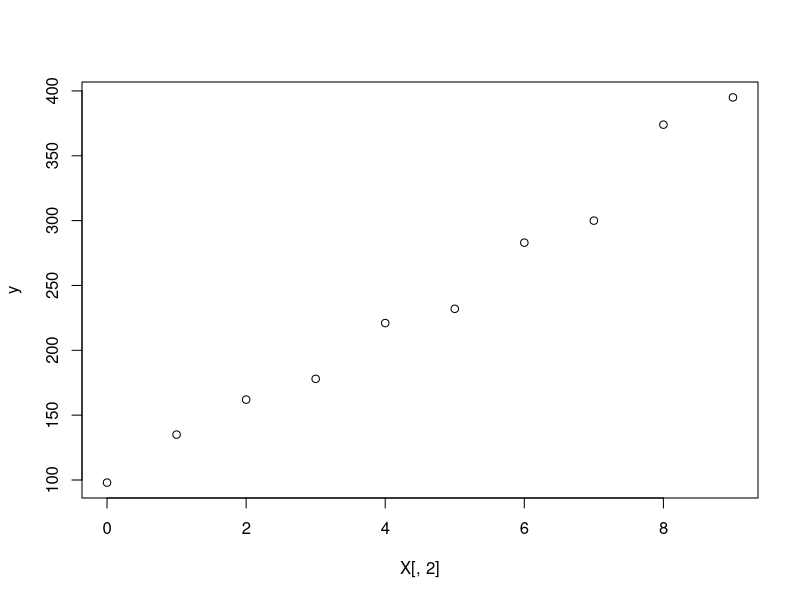
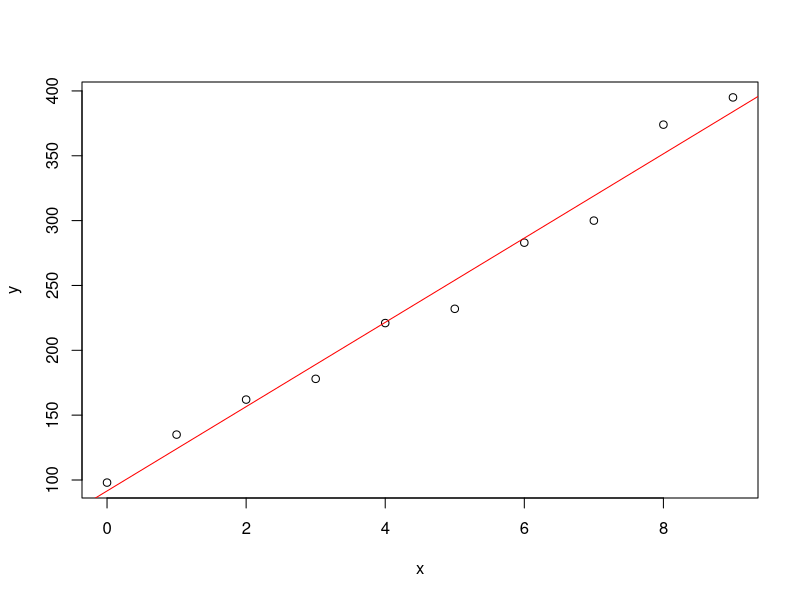
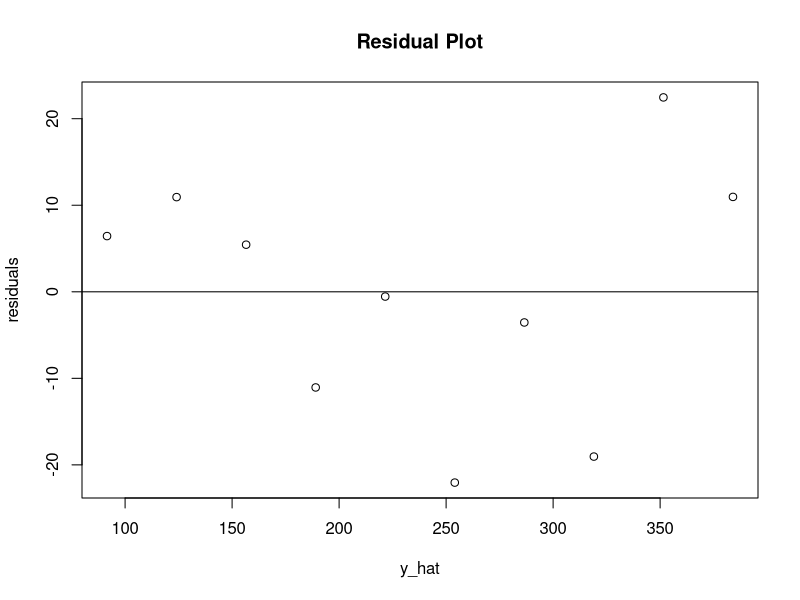
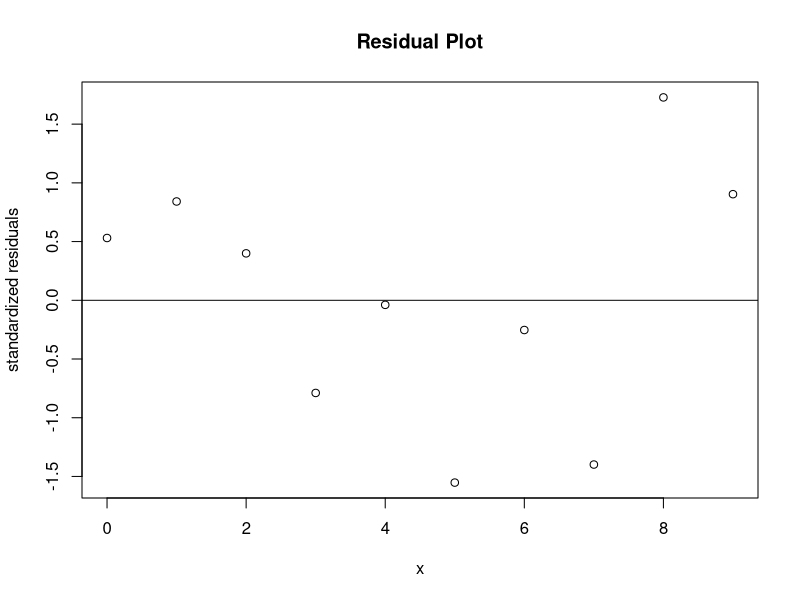
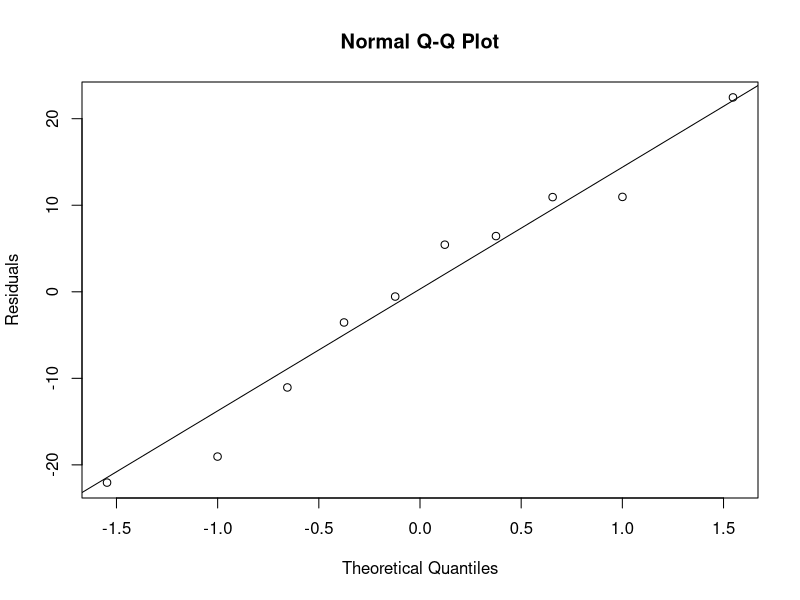
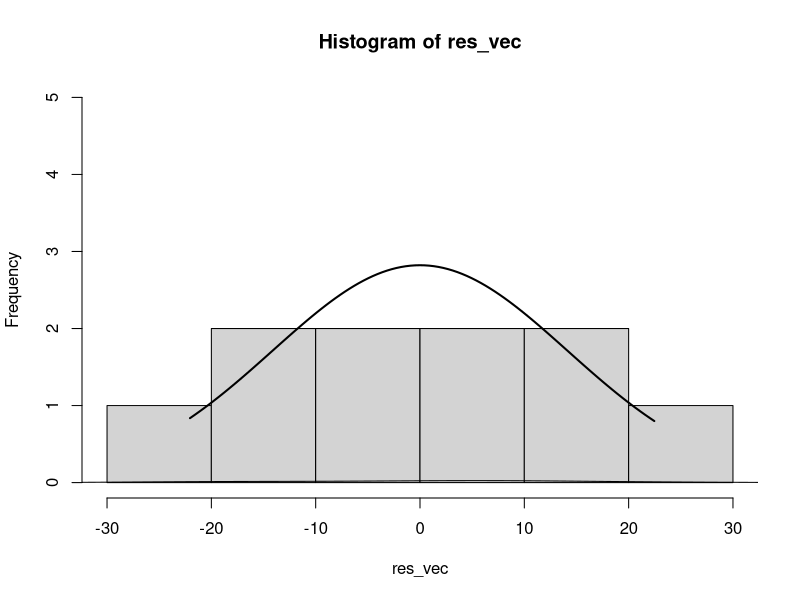

These charts were generated, in order, by the following R code:
## ---- chunk 1
knitr::opts_chunk$set(echo = TRUE, tidy.opts=list(width.cutoff=60),tidy=TRUE,fig.height = 4.4, fig.width = 6, fig.align = 'center')
## ---- chunk 2
suppressPackageStartupMessages(library(knitr))
suppressPackageStartupMessages(library(formatR))
suppressPackageStartupMessages(library(tidyverse))
suppressPackageStartupMessages(library(Matrix))
suppressPackageStartupMessages(library(lmtest))
suppressPackageStartupMessages(library(car))
suppressPackageStartupMessages(library(kableExtra))
## ---- chunk 3
#creating a nice looking table 
x <- c(0:9)
X <- cbind(rep(x = 1,10),x)
y <- c(98,135,162,178,221,232,283,300,374,395)
dtatbl <- data.frame(rbind(x,y))
names(dtatbl) <- c("t1", "t2", "t3", "t4", "t5", "t6", "t7", "t8", "t9", "t10")
tbl <- (kable(dtatbl))
tbl <-column_spec(tbl,1, border_left = T)
tbl <-column_spec(tbl,11, border_right = T)
tbl
## ---- chunk 4
#Scatterplot of our data
plot(X[,2],y)
## ---- chunk 5
n <- length(y)
xtxi<-solve(t(X)%*%X)
beta <- xtxi%*%t(X)%*%y
vhat <- (t(y-X%*%beta)%*%(y-X%*%beta))/(n-length(xtxi[,1]))
Vbeta <- c((vhat/n)+(vhat*(mean(x)^2))/(t(x-mean(x))%*%(x-mean(x))), (vhat/(t(x-mean(x))%*%(x-mean(x)))))
SEbeta <- c(sqrt(Vbeta[1]), sqrt(Vbeta[2]))
## ---- chunk 6
plot(x,y)
abline(a = beta[1], b = beta[2], col="red")
y_hat <- beta[1] + x*beta[2]
res_vec <- y - y_hat
res_mat <- data.frame(cbind(y,x,y_hat,res_vec))
res_mat <- arrange(res_mat, x)
plot(y_hat,res_vec, main = "Residual Plot", ylab = "residuals")
abline(h=0)
## ---- chunk 7
hatmat <- X%*%xtxi%*%t(X)
hatdiag <- diag(hatmat)
vres <- (res_vec%*%res_vec)/(n-length(xtxi[,1]))
stdres <- res_vec/(sqrt(c(vres))*sqrt(1-hatdiag))
plot(x,stdres, main = "Residual Plot", ylab = "standardized residuals")
abline(h=0)
## ---- chunk 8
sqres <- res_vec^2
delta <- xtxi%*%t(X)%*%sqres
ss_resreg <- sum((delta[1] + x*delta[2] - mean(sqres))^2)
ss_resreg_df <- length(xtxi[,1])-1
ss_reserr <- sum((sqres - delta[1] - x*delta[2])^2)
ss_reserr_df <- n - length(xtxi[,1])
bp_stat <- (ss_resreg/(ss_resreg_df))/(ss_reserr/ss_reserr_df)
bp_lmstat <- n*ss_resreg/(ss_resreg+ss_reserr)
pbplm <- pchisq(bp_lmstat, ss_resreg_df, lower.tail = F)
pbpf <- pf(bp_stat, ss_resreg_df, ss_reserr_df, lower.tail = F)
## ---- chunk 9
#First we divide our data into groups
res_vec_low <- res_mat$res_vec[1:5]
res_vec_high <- res_mat$res_vec[6:10]
rvl_mat <- data.frame(cbind(res_vec_low,1))
names(rvl_mat) <- c("residuals", "group")
rvh_mat <- data.frame(cbind(res_vec_high,2))
names(rvh_mat) <- c("residuals", "group")
rv_mat <- rbind(rvl_mat,rvh_mat)
rv_mat$group <- as.factor(rv_mat$group)
ng1 <- length(res_vec_low)
ng2 <- length(res_vec_high)
mrl <- median(res_vec_low)
mrh <- median(res_vec_high)
dg1 <- abs(res_vec_low - mrl)
dg2 <- abs(res_vec_high - mrh)
sbf <- (sum((dg1 - mean(dg1))^2) + sum((dg2 - mean(dg2))^2))/(n-2)
tbf <- (mean(dg1) - mean(dg2))/(sqrt(sbf)*sqrt(1/ng1 + 1/ng2))
  if (tbf >0) {
    bftstat <- pt(tbf,n-2, lower.tail = F)*2
  } else {
    bftstat <- pt(tbf,n-2, lower.tail = T)*2
  }
leveneTest(lm(residuals ~ group, data = rv_mat))
## ---- chunk 10
dw <- sum((diff(res_vec))^2)/sum(sqres)
## ---- chunk 11
runs_mat <- data.frame(cbind(res_vec, y_hat))
runs_mat <- arrange(runs_mat, y_hat)
r = 1
rplus = 0
rminus = 0
for (i in seq(1,length(res_vec), by = 1)) {
  if (i!=1) {
    if (sign(runs_mat[i,1])==sign(runs_mat[i-1,1])) {
      r = r
    } else {
      r = r + 1
    }
  }
  if (sign(runs_mat[i,1])>0) {
    rplus = rplus + 1
  }
  if (sign(runs_mat[i,1])<0) {
    rminus = rminus + 1
  }
}
## ---- chunk 12
qqnorm(res_vec, ylab="Residuals")
qqline(res_vec)
## ---- chunk 13
#Importing the Shapiro-Wilk coefficients for a sample of size n = 10
a <- c(-0.5739, -0.3291, -0.2141, -0.1224, -0.0399, 0.0399, 0.1224, 0.2141, 0.3291, 0.5739)
w <- sort(res_vec)
#Computing the Shapiro-Wilk test statistic
sw <- (sum(a*(w-mean(w)))^2)/(sum((w - mean(w))^2))
## ---- chunk 14
h <- hist(res_vec, ylim = c(0,length(res_vec)/2))
lines(density(res_vec))
xfit <- seq(min(res_vec), max(res_vec), length = 100) 
yfit <- dnorm(xfit, mean = mean(res_vec), sd = sd(res_vec)) 
yfit <- yfit * diff(h$mids[1:2]) * length(res_vec) 
lines(xfit, yfit, col = "black", lwd = 2)
## ---- chunk 15
#Entering the Data
x<-c(1,0,2,0,3,1,0,1,2,0)
X <- cbind(1,x)
y<-c(16,9,17,12,22,13,8,15,19,11)

#Q1a
n <- length(y)
xtxi<-solve(t(X)%*%X)
beta <- xtxi%*%t(X)%*%y
vhat <- (t(y-X%*%beta)%*%(y-X%*%beta))/(n-2)
Vbeta <- c((vhat/n)+(vhat*(mean(x)^2))/(t(x-mean(x))%*%(x-mean(x))), (vhat/(t(x-mean(x))%*%(x-mean(x)))))
SEbeta <- c(sqrt(Vbeta[1]), sqrt(Vbeta[2]))
## ---- chunk 16
#Q2a
#manual confint
tv<-qt(0.975,n-2)
cilow.beta0<-beta[1]-tv*SEbeta[1]
ciupp.beta0<-beta[1]+tv*SEbeta[1]
cilow.beta1<-beta[2]-tv*SEbeta[2]
ciupp.beta1<-beta[2]+tv*SEbeta[2]
## ---- chunk 17
#we begin by sorting our data to easily identify duplicates
anv_dat <- data.frame(cbind(y,X))
anv_dat <- arrange(anv_dat, anv_dat$x)
anv_dat$y_hat <- beta[1]+beta[2]*anv_dat$x
ssr_lof <- sum((mean(anv_dat$y[anv_dat$x==0])-anv_dat$y_hat[anv_dat$x==0])^2)+sum((mean(anv_dat$y[anv_dat$x==1])-anv_dat$y_hat[anv_dat$x==1])^2)+sum((mean(anv_dat$y[anv_dat$x==2])-anv_dat$y_hat[anv_dat$x==2])^2)+sum((mean(anv_dat$y[anv_dat$x==3])-anv_dat$y_hat[anv_dat$x==3])^2)
sst_pe <- sum((mean(anv_dat$y[anv_dat$x==0])-anv_dat$y[anv_dat$x==0])^2)+sum((mean(anv_dat$y[anv_dat$x==1])-anv_dat$y[anv_dat$x==1])^2)+sum((mean(anv_dat$y[anv_dat$x==2])-anv_dat$y[anv_dat$x==2])^2)+sum((mean(anv_dat$y[anv_dat$x==3])-anv_dat$y[anv_dat$x==3])^2)
sse_anv <- sum((anv_dat$y[anv_dat$x==0]-anv_dat$y_hat[anv_dat$x==0])^2)+sum((anv_dat$y[anv_dat$x==1]-anv_dat$y_hat[anv_dat$x==1])^2)+sum((anv_dat$y[anv_dat$x==2]-anv_dat$y_hat[anv_dat$x==2])^2)+sum((anv_dat$y[anv_dat$x==3]-anv_dat$y_hat[anv_dat$x==3])^2)
fstat <- (ssr_lof/(length(unique(anv_dat$x))-length(xtxi[,1])))/(sst_pe/(n - length(unique(anv_dat$x))))
fstatp <- pf(fstat, (length(unique(anv_dat$x))-length(xtxi[,1])), (n - length(unique(anv_dat$x))), lower.tail = F)
## ---- chunk 18
btstrp_mat <- data.frame(matrix(NA, nrow = 1000, ncol = 1))
for (i in 1:1000) {
  id <- sample(1:10, 10, replace = T)
  bs_mat <- res_mat[id,c(1:2)]
  row.names(bs_mat) <- NULL
  x_bs <- bs_mat$x
  y_bs <- bs_mat$y
  X_bs <- cbind(rep(x = 1,10),x_bs)
  n <- length(y_bs)
  xtxi_bs<-solve(t(X_bs)%*%X_bs)
  beta_bs <- xtxi_bs%*%t(X_bs)%*%y_bs
  btstrp_mat[i,1] <- beta_bs[2]
}
names(btstrp_mat) <- c("beta")
cint_bs <- quantile(btstrp_mat$beta, probs = c(0.025, 0.975))

## ---- chunk 19
bpbf_mat <- data.frame(matrix(NA, nrow = 2, ncol = 7))
row.names(bpbf_mat) <- c("statistic", "p-value")
names(bpbf_mat) <- c("BP", "BF1", "BF2", "BF3", "BF4", "BF5", "BF6")
bpbf_mat[1,1] <- bp_lmstat
bpbf_mat[2,1] <- pbplm
bpbf_mat[1,2] <- tbf
bpbf_mat[2,2] <- bftstat
for (i in 1:5) {
  set.seed(i*12)
  id <- sample(1:10,10)
  res_vec_g1 <- res_vec[id[1:5]]
  res_vec_g2 <- res_vec[id[6:10]]
  rvl_mat_g <- data.frame(cbind(res_vec_g1,1))
  names(rvl_mat_g) <- c("residuals", "group")
  rvh_mat_g <- data.frame(cbind(res_vec_g2,2))
  names(rvh_mat_g) <- c("residuals", "group")
  rv_mat_g <- rbind(rvl_mat_g,rvh_mat_g)
  rv_mat_g$group <- as.factor(rv_mat_g$group)
  ng1_g <- length(res_vec_g1)
  ng2_g <- length(res_vec_g2)
  mrl <- median(res_vec_g1)
  mrh <- median(res_vec_g2)
  dg1 <- abs(res_vec_g1 - mrl)
  dg2 <- abs(res_vec_g2 - mrh)
  sbf <- (sum((dg1 - mean(dg1))^2) + sum((dg2 - mean(dg2))^2))/(n-2)
  tbf_g <- (mean(dg1) - mean(dg2))/(sqrt(sbf)*sqrt(1/ng1 + 1/ng2))
  if (tbf_g >0) {
    bftstat_g <- pt(tbf_g,n-2, lower.tail = F)*2
  } else {
    bftstat_g <- pt(tbf_g,n-2, lower.tail = T)*2
  }
  bpbf_mat[1,i+2] <- tbf_g
  bpbf_mat[2,i+2] <- bftstat_g
}
tbl_bpbf <- (kable(bpbf_mat))
tbl_bpbf <- column_spec(tbl_bpbf,1, border_left = T)
tbl_bpbf <- column_spec(tbl_bpbf,8, border_right = T)
tbl_bpbf
